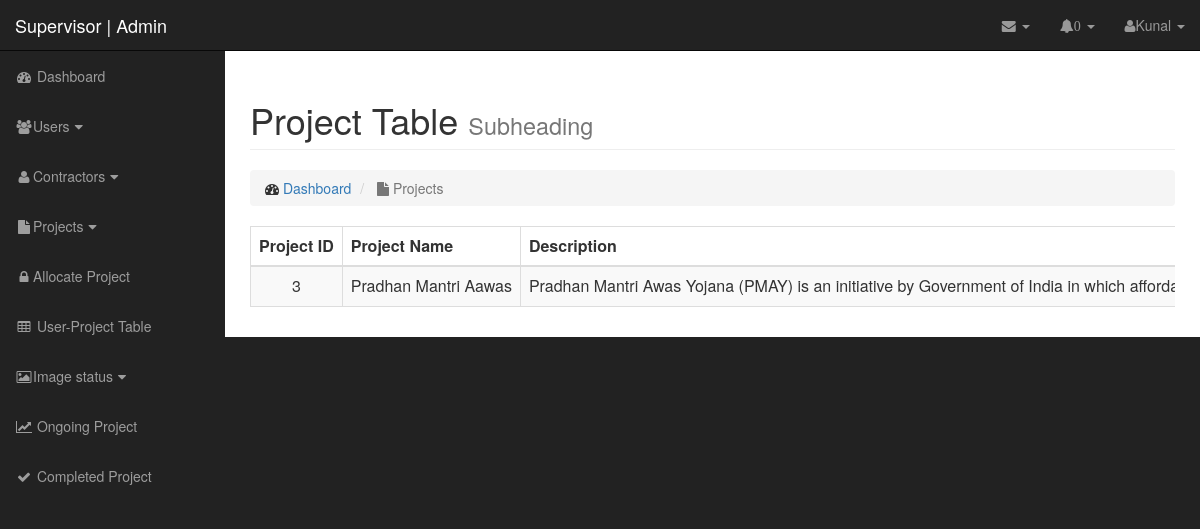
The page /admin/supervisor/projects_table.php (signed in) on the database its author committed.
### tables this page shows
CREATE TABLE `project` (
  `id` int(3) NOT NULL,
  `p_name` varchar(20) NOT NULL,
  `p_description` text NOT NULL,
  `p_state` varchar(20) NOT NULL,
  `p_city` varchar(20) NOT NULL,
  `p_address` text NOT NULL,
  `p_latitude` float NOT NULL,
  `p_longitude` float NOT NULL,
  `project_creating_time` timestamp NOT NULL DEFAULT CURRENT_TIMESTAMP
);

### admin/supervisor/projects_table.php (the view, shortened to what this page needs)
<?php
if(isset($_SESSION['s_id']))
{
include '../../includes/db.php';
$project_select = "SELECT * FROM project";
$project_select_query = mysqli_query($conn, $project_select);
?>
<?php include 'supervisor_head.php'; ?>
<body>
    <div id="wrapper">
        <?php include 'supervisor_dashboard_layout.php'; ?>
        <div id="page-wrapper">
            <div class="container-fluid">
                <div class="row">
                    <div class="col-lg-12">
                        <h1 class="page-header">
                            Project Table
                            <small>Subheading</small>
                        </h1>
                        <ol class="breadcrumb">
                            <li>
                                <i class="fa fa-dashboard"></i> <a href="index.php">Dashboard</a>
                            </li>
                            <li class="active">
                                <i class="fa fa-file"></i> Projects
                            </li>
                        </ol>
                        <div style="overflow:scroll;">
                            <table id="dtHorizontalExample" class="table table-striped table-bordered table-sm text-center" cellspacing="0" width="100%">
                                <thead>
                                    <tr>
                                        <th>Project ID</th>
                                        <th>Project Name</th>
                                        <th>Description</th>
                                    </tr>
                                </thead>
                                <tbody>
                                    <?php
                                    while ($row = mysqli_fetch_assoc($project_select_query)) { ?>
                                        <tr>
                                            <td><?php echo $row['id'];?></td>
                                            <td><?php echo $row['p_name'];?></td>
                                            <td><?php echo $row['p_description'];?></td>
                                        </tr>
                                    <?php } ?>
                                </tbody>
                            </table>
                        </div>
                    </div>
                </div>
            </div>
        </div>
    </div>
</body>
<?php }
else
{
    header("location:supervisor_login.php");
}
?>

### admin/supervisor/css/sb-admin.css (style rules this page uses)
body { margin-top: 100px; background-color: #222; }
@media (min-width:768px) { body { margin-top: 50px; } }
#wrapper { padding-left: 0; }
#page-wrapper { width: 100%; padding: 0; background-color: #fff; }
@media (min-width:768px) { #wrapper { padding-left: 225px; } }
@media (min-width:768px) { #page-wrapper { padding: 10px; } }

### admin/supervisor/css/style.css (style rules this page uses)
#dtHorizontalExample th, td { white-space: nowrap; }

### rows shown on the page
project: id "3", p_name "Pradhan Mantri Aawas", p_description "Pradhan Mantri Awas Yojana (PMAY) is an initiative by Government of India in which…"

### other values the page prints
mysqli_num_rows($pending_img_query) "0"
$_SESSION['s_username'] "Kunal"
